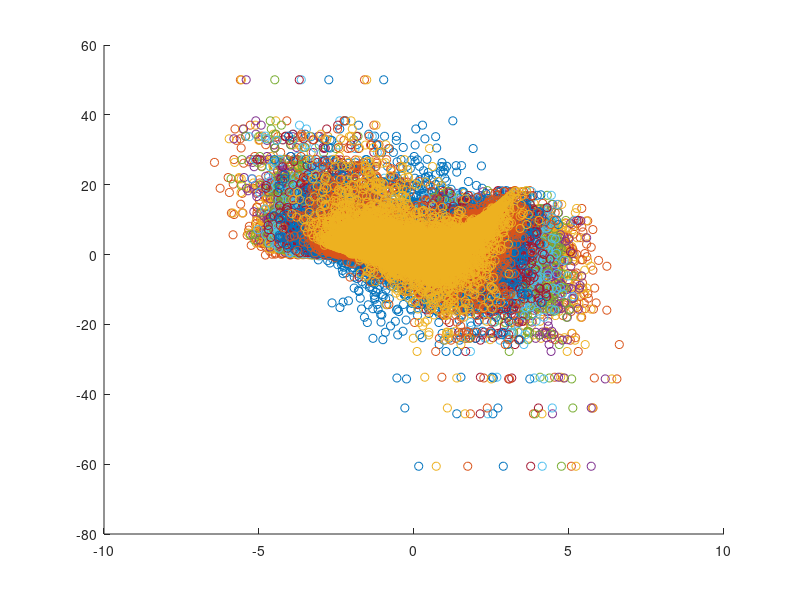
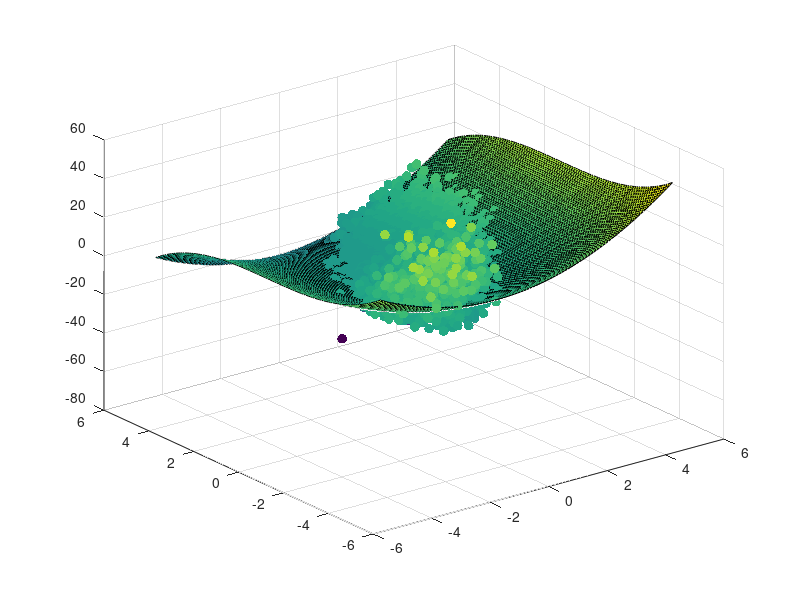

Source code (MATLAB) for these figures, in order: (Note: this script raises an error after producing the figures.)
%% TEST FILE FOR ILLUSTRATION

% This file show how the internal predia files are used in a test example.

clear all
n_mc = 30000;


%%% SIMPLE NON LINEAR MODEL %%%%%%%%%%%%
% with relevant parameters 1 and 7
% other parameter are only pseudo parameter
% parameter 10 is independent to the output


input = randn(1,n_mc);
%simluation different less dependent input parameter
for i= 2:9
    input(i,:) = input(i-1,:) + randn(1,n_mc).* 0.5;
end
input(10,:) =randn(1,n_mc);

output = (input(1,:)+1).^2 - (.5 .* input(7,:) + randn(1,n_mc).* .5).^3 + randn(1,n_mc).* 0.1;
%%%%%%%%%%%%%%%%%%%%%%%%%%%%%%%%%%%%%%%%
    figure(1)
    clf
    hold on
for i = 1:10

    scatter(input(11-i,:),output)
end

[X1,X2] = meshgrid(-5:.1:5,-5:.1:5)
%%
figure(4)
clf
surf(X1,X2,(X1+1).^2 - (.5 .* X2).^3)
hold on
scatter3(input(1,:),input(5,:),output,50,output,'filled')
%% single measurement
ctrl = [];
ctrl.err_marg = 0;
for i= 1:10
    [cond_var(i),ESS] = expect_cond_var_predia(ctrl, input(i,:),input(i,1:2000), 0.5,output,0.2);
end
prior_var = var(output)

figure(2)
clf
plot(prior_var- cond_var)
ylim([0 5])
legend('one obs.')

%% two measurements

for i= 1:10
    comb_input = [input(1,:) ; input(i,:)]; % fixed first observation
    [cond_var_comb2(i),ESS] = expect_cond_var_predia(ctrl, comb_input ,comb_input(:,1:2000), [0.5; 0.5] ,output,0.2);
end

%%
figure(2)
hold on

plot(1:10,prior_var- cond_var_comb2(1:10),'r')
xlabel('given input')
ylabel('variance reduction')

legend({'one obs.','two obs.'})
